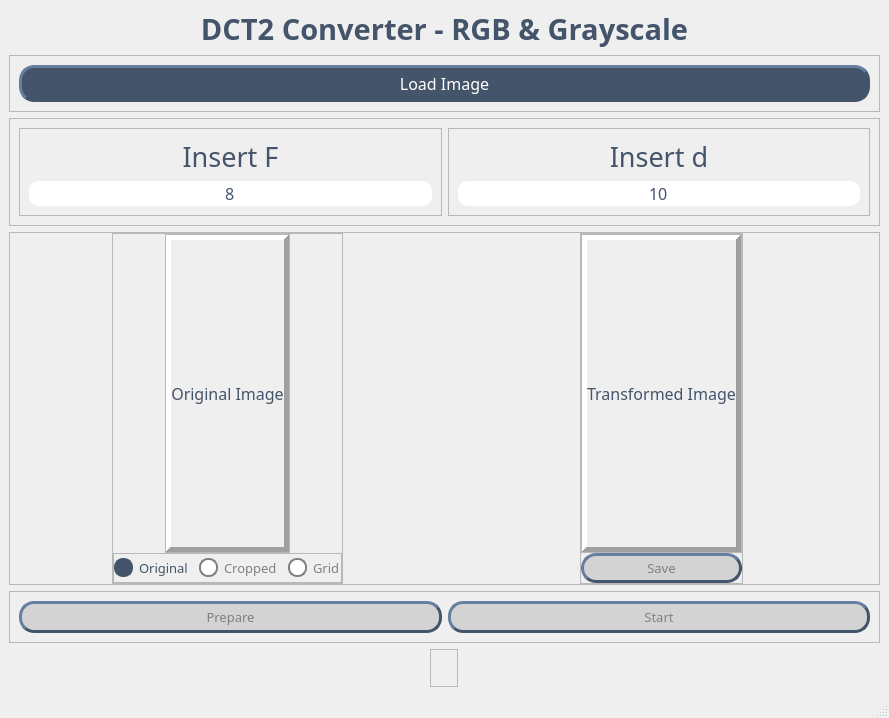
<?xml version="1.0" encoding="UTF-8"?>
<ui version="4.0">
 <class>MainWindow</class>
 <widget class="QMainWindow" name="MainWindow">
  <property name="geometry">
   <rect>
    <x>0</x>
    <y>0</y>
    <width>889</width>
    <height>718</height>
   </rect>
  </property>
  <property name="font">
   <font>
    <family>MS UI Gothic</family>
   </font>
  </property>
  <property name="windowTitle">
   <string>DCT2 Converter</string>
  </property>
  <widget class="QWidget" name="centralwidget">
   <property name="font">
    <font>
     <family>MS UI Gothic</family>
    </font>
   </property>
   <layout class="QVBoxLayout" name="verticalLayout" stretch="1,1,1,10,1,0">
    <item>
     <widget class="QLabel" name="labelTitle">
      <property name="font">
       <font>
        <family>Rockwell</family>
        <pointsize>22</pointsize>
        <weight>75</weight>
        <italic>false</italic>
        <bold>true</bold>
       </font>
      </property>
      <property name="styleSheet">
       <string notr="true">color: rgb(68, 84, 106);</string>
      </property>
      <property name="text">
       <string>DCT2 Converter - RGB &amp; Grayscale</string>
      </property>
      <property name="alignment">
       <set>Qt::AlignCenter</set>
      </property>
     </widget>
    </item>
    <item>
     <widget class="QFrame" name="frameButtonLoad">
      <property name="frameShape">
       <enum>QFrame::StyledPanel</enum>
      </property>
      <property name="frameShadow">
       <enum>QFrame::Raised</enum>
      </property>
      <layout class="QHBoxLayout" name="horizontalLayout">
       <item>
        <widget class="QPushButton" name="buttonLoadFile">
         <property name="font">
          <font>
           <family>Rockwell</family>
           <pointsize>12</pointsize>
          </font>
         </property>
         <property name="styleSheet">
          <string notr="true">QWidget:enabled {background-color: rgb(68, 84, 106);
border-color: rgb(68, 84, 106);
border-width: 3px;
border-radius: 15px;
border-style: outset;
padding: 4px;
color: white;}

QWidget:disabled{background-color: lightgrey;
border-color: rgb(68, 84, 106);
border-width: 3px;
border-radius: 15px;
border-style: outset;
padding: 4px;
color: grey;}


</string>
         </property>
         <property name="text">
          <string>Load Image</string>
         </property>
        </widget>
       </item>
      </layout>
     </widget>
    </item>
    <item>
     <widget class="QFrame" name="frameInsert">
      <property name="frameShape">
       <enum>QFrame::StyledPanel</enum>
      </property>
      <layout class="QHBoxLayout" name="horizontalLayoutSettings" stretch="1,1">
       <item>
        <widget class="QFrame" name="frameF">
         <property name="frameShape">
          <enum>QFrame::StyledPanel</enum>
         </property>
         <property name="frameShadow">
          <enum>QFrame::Raised</enum>
         </property>
         <layout class="QVBoxLayout" name="verticalLayout_2" stretch="1,5">
          <item>
           <widget class="QLabel" name="labelF">
            <property name="font">
             <font>
              <family>Rockwell</family>
              <pointsize>20</pointsize>
             </font>
            </property>
            <property name="styleSheet">
             <string notr="true">color: rgb(68, 84, 106);</string>
            </property>
            <property name="text">
             <string>Insert F</string>
            </property>
            <property name="alignment">
             <set>Qt::AlignCenter</set>
            </property>
           </widget>
          </item>
          <item>
           <widget class="QLineEdit" name="lineEditF">
            <property name="enabled">
             <bool>true</bool>
            </property>
            <property name="font">
             <font>
              <family>Rockwell</family>
              <pointsize>12</pointsize>
             </font>
            </property>
            <property name="styleSheet">
             <string notr="true">border-radius: 10px;
color: rgb(68, 84, 106);</string>
            </property>
            <property name="text">
             <string>8</string>
            </property>
            <property name="alignment">
             <set>Qt::AlignCenter</set>
            </property>
           </widget>
          </item>
         </layout>
        </widget>
       </item>
       <item>
        <widget class="QFrame" name="frameD">
         <property name="frameShape">
          <enum>QFrame::StyledPanel</enum>
         </property>
         <property name="frameShadow">
          <enum>QFrame::Raised</enum>
         </property>
         <layout class="QVBoxLayout" name="verticalLayout_3">
          <item>
           <widget class="QLabel" name="labelD">
            <property name="font">
             <font>
              <family>Rockwell</family>
              <pointsize>20</pointsize>
             </font>
            </property>
            <property name="styleSheet">
             <string notr="true">color: rgb(68, 84, 106);</string>
            </property>
            <property name="text">
             <string>Insert d</string>
            </property>
            <property name="alignment">
             <set>Qt::AlignCenter</set>
            </property>
           </widget>
          </item>
          <item>
           <widget class="QLineEdit" name="lineEditD">
            <property name="font">
             <font>
              <family>Rockwell</family>
              <pointsize>12</pointsize>
             </font>
            </property>
            <property name="styleSheet">
             <string notr="true">border-radius: 10px;
color: rgb(68, 84, 106);</string>
            </property>
            <property name="text">
             <string>10</string>
            </property>
            <property name="alignment">
             <set>Qt::AlignCenter</set>
            </property>
           </widget>
          </item>
         </layout>
        </widget>
       </item>
      </layout>
     </widget>
    </item>
    <item>
     <widget class="QFrame" name="frameImagesSpace">
      <property name="frameShape">
       <enum>QFrame::StyledPanel</enum>
      </property>
      <layout class="QHBoxLayout" name="horizontalLayout_3" stretch="0,0">
       <property name="spacing">
        <number>0</number>
       </property>
       <property name="leftMargin">
        <number>0</number>
       </property>
       <property name="topMargin">
        <number>0</number>
       </property>
       <property name="rightMargin">
        <number>0</number>
       </property>
       <property name="bottomMargin">
        <number>0</number>
       </property>
       <item alignment="Qt::AlignHCenter">
        <widget class="QFrame" name="frame">
         <property name="frameShape">
          <enum>QFrame::StyledPanel</enum>
         </property>
         <property name="frameShadow">
          <enum>QFrame::Raised</enum>
         </property>
         <layout class="QVBoxLayout" name="verticalLayout_6" stretch="0,1">
          <property name="spacing">
           <number>0</number>
          </property>
          <property name="leftMargin">
           <number>0</number>
          </property>
          <property name="topMargin">
           <number>0</number>
          </property>
          <property name="rightMargin">
           <number>0</number>
          </property>
          <property name="bottomMargin">
           <number>0</number>
          </property>
          <item alignment="Qt::AlignHCenter">
           <widget class="QFrame" name="frame_3">
            <property name="frameShape">
             <enum>QFrame::StyledPanel</enum>
            </property>
            <property name="frameShadow">
             <enum>QFrame::Raised</enum>
            </property>
            <layout class="QVBoxLayout" name="verticalLayout_4">
             <property name="spacing">
              <number>0</number>
             </property>
             <property name="leftMargin">
              <number>0</number>
             </property>
             <property name="topMargin">
              <number>0</number>
             </property>
             <property name="rightMargin">
              <number>0</number>
             </property>
             <property name="bottomMargin">
              <number>0</number>
             </property>
             <item>
              <widget class="QLabel" name="labelImageOriginal">
               <property name="font">
                <font>
                 <family>Rockwell</family>
                 <pointsize>12</pointsize>
                </font>
               </property>
               <property name="styleSheet">
                <string notr="true">color: rgb(68, 84, 106);</string>
               </property>
               <property name="frameShape">
                <enum>QFrame::Panel</enum>
               </property>
               <property name="frameShadow">
                <enum>QFrame::Raised</enum>
               </property>
               <property name="lineWidth">
                <number>5</number>
               </property>
               <property name="midLineWidth">
                <number>0</number>
               </property>
               <property name="text">
                <string>Original Image</string>
               </property>
               <property name="scaledContents">
                <bool>false</bool>
               </property>
               <property name="alignment">
                <set>Qt::AlignCenter</set>
               </property>
               <property name="wordWrap">
                <bool>false</bool>
               </property>
              </widget>
             </item>
            </layout>
           </widget>
          </item>
          <item alignment="Qt::AlignHCenter">
           <widget class="QFrame" name="frame_2">
            <property name="maximumSize">
             <size>
              <width>16777215</width>
              <height>30</height>
             </size>
            </property>
            <property name="frameShape">
             <enum>QFrame::StyledPanel</enum>
            </property>
            <property name="frameShadow">
             <enum>QFrame::Raised</enum>
            </property>
            <layout class="QHBoxLayout" name="horizontalLayout_4" stretch="1,1,1">
             <property name="spacing">
              <number>10</number>
             </property>
             <property name="leftMargin">
              <number>0</number>
             </property>
             <property name="topMargin">
              <number>0</number>
             </property>
             <property name="rightMargin">
              <number>0</number>
             </property>
             <property name="bottomMargin">
              <number>0</number>
             </property>
             <item>
              <widget class="QRadioButton" name="radioButtonOriginal">
               <property name="font">
                <font>
                 <family>Rockwell</family>
                 <pointsize>10</pointsize>
                </font>
               </property>
               <property name="styleSheet">
                <string notr="true">QRadioButton:enabled {
    color: #44546a; 
}

QRadioButton:disabled{
color: grey;
}

QRadioButton::indicator {
    width: 15px;
    height: 15px;
    border-radius: 9px;
	border: 2px solid #44546a;
    background-color: white;
}

QRadioButton::indicator:checked {
    background-color: #44546a;
    border: 2px solid #44546a;
}

QRadioButton::indicator:unchecked {
    background-color: white;
    border: 2px solid #44546a;
}

QRadioButton::indicator:disabled {
    background-color: white;
    border: 2px solid grey;
}</string>
               </property>
               <property name="text">
                <string>Original</string>
               </property>
               <property name="checked">
                <bool>true</bool>
               </property>
              </widget>
             </item>
             <item>
              <widget class="QRadioButton" name="radioButtonCropped">
               <property name="enabled">
                <bool>false</bool>
               </property>
               <property name="font">
                <font>
                 <family>Rockwell</family>
                 <pointsize>10</pointsize>
                </font>
               </property>
               <property name="styleSheet">
                <string notr="true">QRadioButton:enabled {
    color: #44546a; 
}

QRadioButton:disabled{
color: grey;
}

QRadioButton::indicator {
    width: 15px;
    height: 15px;
    border-radius: 9px;
	border: 2px solid #44546a;
    background-color: white;
}

QRadioButton::indicator:checked {
    background-color: #44546a;
    border: 2px solid #44546a;
}

QRadioButton::indicator:unchecked {
    background-color: white;
    border: 2px solid #44546a;
}

QRadioButton::indicator:disabled {
    background-color: white;
    border: 2px solid grey;
}</string>
               </property>
               <property name="text">
                <string>Cropped</string>
               </property>
              </widget>
             </item>
             <item>
              <widget class="QRadioButton" name="radioButtonCroppedWithGrid">
               <property name="enabled">
                <bool>false</bool>
               </property>
               <property name="font">
                <font>
                 <family>Rockwell</family>
                 <pointsize>10</pointsize>
                </font>
               </property>
               <property name="styleSheet">
                <string notr="true">QRadioButton:enabled {
    color: #44546a; 
}

QRadioButton:disabled{
color: grey;
}

QRadioButton::indicator {
    width: 15px;
    height: 15px;
    border-radius: 9px;
	border: 2px solid #44546a;
    background-color: white;
}

QRadioButton::indicator:checked {
    background-color: #44546a;
    border: 2px solid #44546a;
}

QRadioButton::indicator:unchecked {
    background-color: white;
    border: 2px solid #44546a;
}

QRadioButton::indicator:disabled {
    background-color: white;
    border: 2px solid grey;
}</string>
               </property>
               <property name="text">
                <string>Grid</string>
               </property>
              </widget>
             </item>
            </layout>
           </widget>
          </item>
         </layout>
        </widget>
       </item>
       <item alignment="Qt::AlignHCenter">
        <widget class="QFrame" name="frame_4">
         <property name="frameShape">
          <enum>QFrame::StyledPanel</enum>
         </property>
         <property name="frameShadow">
          <enum>QFrame::Raised</enum>
         </property>
         <layout class="QVBoxLayout" name="verticalLayout_7" stretch="0,1">
          <property name="spacing">
           <number>0</number>
          </property>
          <property name="leftMargin">
           <number>0</number>
          </property>
          <property name="topMargin">
           <number>0</number>
          </property>
          <property name="rightMargin">
           <number>0</number>
          </property>
          <property name="bottomMargin">
           <number>0</number>
          </property>
          <item alignment="Qt::AlignHCenter">
           <widget class="QFrame" name="frame_5">
            <property name="frameShape">
             <enum>QFrame::StyledPanel</enum>
            </property>
            <property name="frameShadow">
             <enum>QFrame::Raised</enum>
            </property>
            <layout class="QVBoxLayout" name="verticalLayout_5">
             <property name="spacing">
              <number>0</number>
             </property>
             <property name="leftMargin">
              <number>0</number>
             </property>
             <property name="topMargin">
              <number>0</number>
             </property>
             <property name="rightMargin">
              <number>0</number>
             </property>
             <property name="bottomMargin">
              <number>0</number>
             </property>
             <item>
              <widget class="QLabel" name="labelImageTransformed">
               <property name="font">
                <font>
                 <family>Rockwell</family>
                 <pointsize>12</pointsize>
                </font>
               </property>
               <property name="styleSheet">
                <string notr="true">color: rgb(68, 84, 106);</string>
               </property>
               <property name="frameShape">
                <enum>QFrame::Panel</enum>
               </property>
               <property name="frameShadow">
                <enum>QFrame::Raised</enum>
               </property>
               <property name="lineWidth">
                <number>5</number>
               </property>
               <property name="text">
                <string>Transformed Image</string>
               </property>
               <property name="alignment">
                <set>Qt::AlignCenter</set>
               </property>
              </widget>
             </item>
            </layout>
           </widget>
          </item>
          <item>
           <widget class="QPushButton" name="buttonSave">
            <property name="enabled">
             <bool>false</bool>
            </property>
            <property name="maximumSize">
             <size>
              <width>16777215</width>
              <height>30</height>
             </size>
            </property>
            <property name="font">
             <font>
              <family>Rockwell</family>
              <pointsize>10</pointsize>
             </font>
            </property>
            <property name="styleSheet">
             <string notr="true">QWidget:enabled {background-color: rgb(68, 84, 106);
border-color: rgb(68, 84, 106);
border-width: 3px;
border-radius: 15px;
border-style: outset;
padding: 4px;
color: white;}

QWidget:disabled{background-color: lightgrey;
border-color: rgb(68, 84, 106);
border-width: 3px;
border-radius: 15px;
border-style: outset;
padding: 4px;
color: grey;}


</string>
            </property>
            <property name="text">
             <string>Save</string>
            </property>
           </widget>
          </item>
         </layout>
        </widget>
       </item>
      </layout>
     </widget>
    </item>
    <item>
     <widget class="QFrame" name="frameButtonStart">
      <property name="frameShape">
       <enum>QFrame::StyledPanel</enum>
      </property>
      <property name="frameShadow">
       <enum>QFrame::Raised</enum>
      </property>
      <layout class="QHBoxLayout" name="horizontalLayout_2">
       <item>
        <widget class="QPushButton" name="buttonPreview">
         <property name="enabled">
          <bool>false</bool>
         </property>
         <property name="font">
          <font>
           <family>Rockwell</family>
           <pointsize>10</pointsize>
          </font>
         </property>
         <property name="styleSheet">
          <string notr="true">QWidget:enabled {background-color: rgb(68, 84, 106);
border-color: rgb(68, 84, 106);
border-width: 3px;
border-radius: 15px;
border-style: outset;
padding: 4px;
color: white;}

QWidget:disabled{background-color: lightgrey;
border-color: rgb(68, 84, 106);
border-width: 3px;
border-radius: 15px;
border-style: outset;
padding: 4px;
color: grey;}


</string>
         </property>
         <property name="text">
          <string>Prepare</string>
         </property>
        </widget>
       </item>
       <item>
        <widget class="QPushButton" name="buttonStart">
         <property name="enabled">
          <bool>false</bool>
         </property>
         <property name="font">
          <font>
           <family>Rockwell</family>
           <pointsize>10</pointsize>
          </font>
         </property>
         <property name="styleSheet">
          <string notr="true">QWidget:enabled {background-color: rgb(68, 84, 106);
border-color: rgb(68, 84, 106);
border-width: 3px;
border-radius: 15px;
border-style: outset;
padding: 4px;
color: white;}

QWidget:disabled{background-color: lightgrey;
border-color: rgb(68, 84, 106);
border-width: 3px;
border-radius: 15px;
border-style: outset;
padding: 4px;
color: grey;}


</string>
         </property>
         <property name="text">
          <string>Start</string>
         </property>
        </widget>
       </item>
      </layout>
     </widget>
    </item>
    <item alignment="Qt::AlignHCenter">
     <widget class="QFrame" name="frameStatus">
      <property name="font">
       <font>
        <family>Rockwell</family>
        <pointsize>12</pointsize>
       </font>
      </property>
      <property name="styleSheet">
       <string notr="true">color: rgb(68, 84, 106);</string>
      </property>
      <property name="frameShape">
       <enum>QFrame::StyledPanel</enum>
      </property>
      <property name="frameShadow">
       <enum>QFrame::Raised</enum>
      </property>
      <layout class="QVBoxLayout" name="verticalLayout_8">
       <item>
        <widget class="QLabel" name="labelStatus">
         <property name="font">
          <font>
           <family>Rockwell</family>
           <pointsize>10</pointsize>
          </font>
         </property>
         <property name="text">
          <string/>
         </property>
        </widget>
       </item>
      </layout>
     </widget>
    </item>
   </layout>
  </widget>
  <widget class="QMenuBar" name="menubar">
   <property name="geometry">
    <rect>
     <x>0</x>
     <y>0</y>
     <width>889</width>
     <height>26</height>
    </rect>
   </property>
  </widget>
  <widget class="QStatusBar" name="statusbar"/>
 </widget>
 <resources/>
 <connections/>
</ui>
